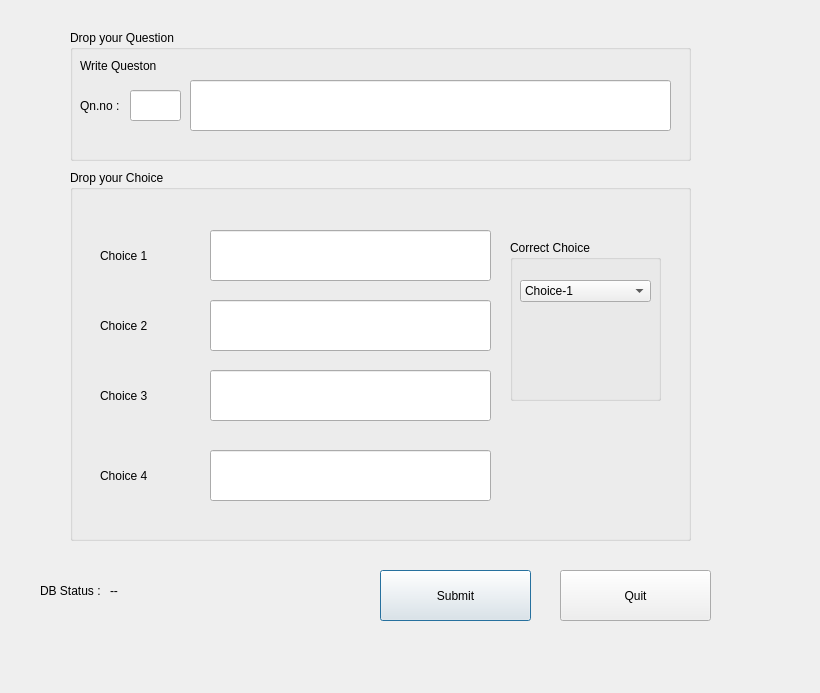
<?xml version="1.0" encoding="UTF-8"?>
<ui version="4.0">
 <class>admin_core_med</class>
 <widget class="QDialog" name="admin_core_med">
  <property name="geometry">
   <rect>
    <x>0</x>
    <y>0</y>
    <width>820</width>
    <height>693</height>
   </rect>
  </property>
  <property name="windowTitle">
   <string>Dialog</string>
  </property>
  <widget class="QPushButton" name="submitbtn">
   <property name="geometry">
    <rect>
     <x>380</x>
     <y>570</y>
     <width>151</width>
     <height>51</height>
    </rect>
   </property>
   <property name="styleSheet">
    <string notr="true">QPushButton {background-color: white;
    border-style: outset;
    border-width: 2px;
    border-color: black;
    border-radius: 3px;
    font: bold 18px;
    padding: 3px;
color:black;
};</string>
   </property>
   <property name="text">
    <string>Submit</string>
   </property>
  </widget>
  <widget class="QGroupBox" name="qn_box">
   <property name="geometry">
    <rect>
     <x>70</x>
     <y>30</y>
     <width>621</width>
     <height>131</height>
    </rect>
   </property>
   <property name="title">
    <string>Drop your Question</string>
   </property>
   <widget class="QLabel" name="label_2">
    <property name="geometry">
     <rect>
      <x>10</x>
      <y>10</y>
      <width>161</width>
      <height>51</height>
     </rect>
    </property>
    <property name="text">
     <string>Write Queston</string>
    </property>
   </widget>
   <widget class="QLineEdit" name="qn_editor">
    <property name="geometry">
     <rect>
      <x>120</x>
      <y>50</y>
      <width>481</width>
      <height>51</height>
     </rect>
    </property>
   </widget>
   <widget class="QLabel" name="label">
    <property name="geometry">
     <rect>
      <x>10</x>
      <y>60</y>
      <width>51</width>
      <height>31</height>
     </rect>
    </property>
    <property name="text">
     <string>Qn.no :</string>
    </property>
   </widget>
   <widget class="QLineEdit" name="qn_number">
    <property name="geometry">
     <rect>
      <x>60</x>
      <y>60</y>
      <width>51</width>
      <height>31</height>
     </rect>
    </property>
   </widget>
  </widget>
  <widget class="QLabel" name="qn_db_status">
   <property name="geometry">
    <rect>
     <x>110</x>
     <y>580</y>
     <width>91</width>
     <height>21</height>
    </rect>
   </property>
   <property name="text">
    <string>--</string>
   </property>
  </widget>
  <widget class="QLabel" name="label_3">
   <property name="geometry">
    <rect>
     <x>40</x>
     <y>580</y>
     <width>91</width>
     <height>21</height>
    </rect>
   </property>
   <property name="text">
    <string>DB Status :</string>
   </property>
  </widget>
  <widget class="QGroupBox" name="choice_box">
   <property name="geometry">
    <rect>
     <x>70</x>
     <y>170</y>
     <width>621</width>
     <height>371</height>
    </rect>
   </property>
   <property name="title">
    <string>Drop your Choice</string>
   </property>
   <widget class="QLabel" name="label_7">
    <property name="geometry">
     <rect>
      <x>30</x>
      <y>280</y>
      <width>101</width>
      <height>51</height>
     </rect>
    </property>
    <property name="text">
     <string>Choice 4</string>
    </property>
   </widget>
   <widget class="QLineEdit" name="choice_2">
    <property name="geometry">
     <rect>
      <x>140</x>
      <y>130</y>
      <width>281</width>
      <height>51</height>
     </rect>
    </property>
   </widget>
   <widget class="QLabel" name="label_5">
    <property name="geometry">
     <rect>
      <x>30</x>
      <y>130</y>
      <width>101</width>
      <height>51</height>
     </rect>
    </property>
    <property name="text">
     <string>Choice 2</string>
    </property>
   </widget>
   <widget class="QLineEdit" name="choice_1">
    <property name="geometry">
     <rect>
      <x>140</x>
      <y>60</y>
      <width>281</width>
      <height>51</height>
     </rect>
    </property>
   </widget>
   <widget class="QLineEdit" name="choice_4">
    <property name="geometry">
     <rect>
      <x>140</x>
      <y>280</y>
      <width>281</width>
      <height>51</height>
     </rect>
    </property>
   </widget>
   <widget class="QLineEdit" name="choice_3">
    <property name="geometry">
     <rect>
      <x>140</x>
      <y>200</y>
      <width>281</width>
      <height>51</height>
     </rect>
    </property>
   </widget>
   <widget class="QLabel" name="label_6">
    <property name="geometry">
     <rect>
      <x>30</x>
      <y>200</y>
      <width>101</width>
      <height>51</height>
     </rect>
    </property>
    <property name="text">
     <string>Choice 3</string>
    </property>
   </widget>
   <widget class="QLabel" name="label_4">
    <property name="geometry">
     <rect>
      <x>30</x>
      <y>60</y>
      <width>101</width>
      <height>51</height>
     </rect>
    </property>
    <property name="text">
     <string>Choice 1</string>
    </property>
   </widget>
   <widget class="QGroupBox" name="crt_choice">
    <property name="geometry">
     <rect>
      <x>440</x>
      <y>70</y>
      <width>151</width>
      <height>161</height>
     </rect>
    </property>
    <property name="title">
     <string>Correct Choice</string>
    </property>
    <widget class="QComboBox" name="comboBox">
     <property name="geometry">
      <rect>
       <x>10</x>
       <y>40</y>
       <width>131</width>
       <height>22</height>
      </rect>
     </property>
     <item>
      <property name="text">
       <string>Choice-1</string>
      </property>
     </item>
     <item>
      <property name="text">
       <string>Choice-2</string>
      </property>
     </item>
     <item>
      <property name="text">
       <string>Choice-3</string>
      </property>
     </item>
     <item>
      <property name="text">
       <string>Choice-4</string>
      </property>
     </item>
    </widget>
   </widget>
  </widget>
  <widget class="QPushButton" name="quit">
   <property name="geometry">
    <rect>
     <x>560</x>
     <y>570</y>
     <width>151</width>
     <height>51</height>
    </rect>
   </property>
   <property name="styleSheet">
    <string notr="true">QPushButton {background-color: white;
    border-style: outset;
    border-width: 2px;
    border-color: black;
    border-radius: 3px;
    font: bold 18px;
    padding: 3px;
color:black;
};</string>
   </property>
   <property name="text">
    <string>Quit</string>
   </property>
  </widget>
 </widget>
 <resources/>
 <connections/>
</ui>
